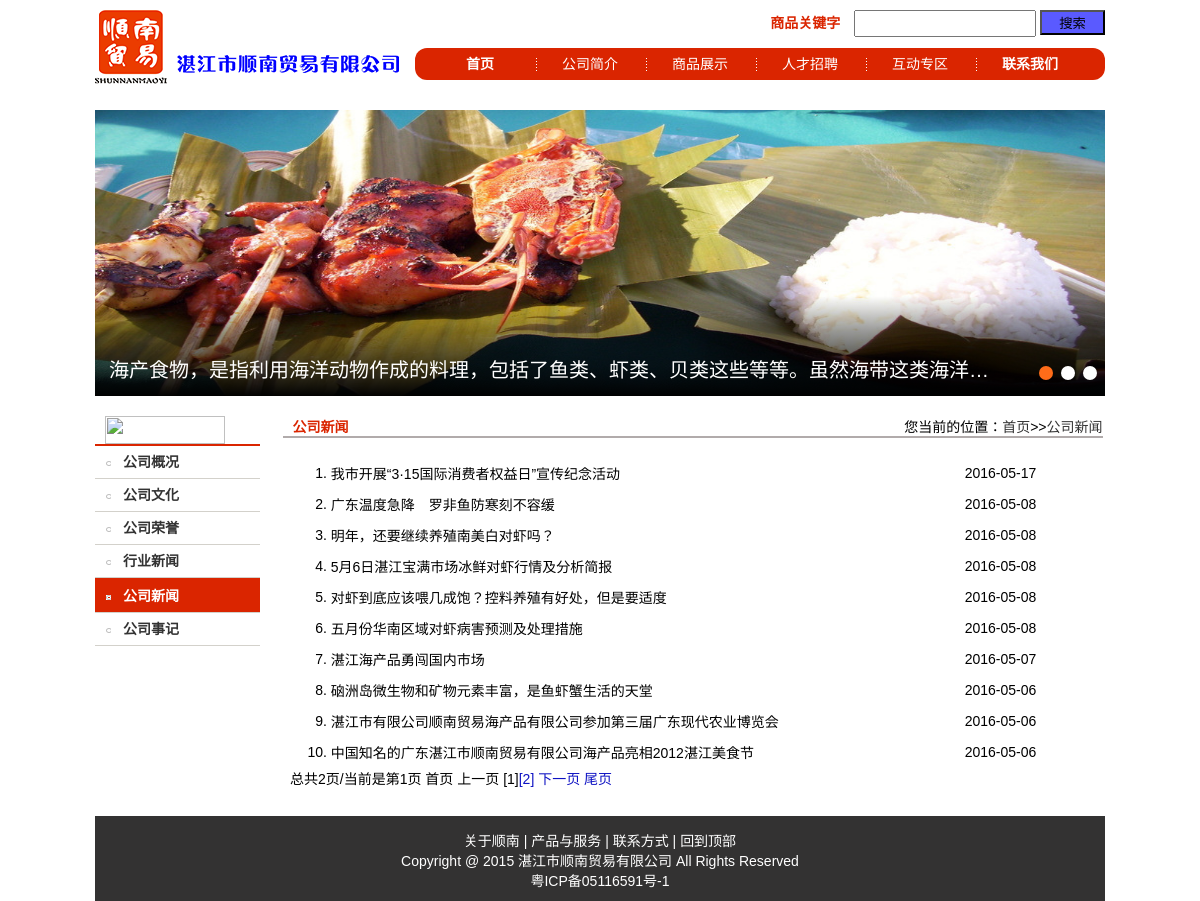
Screenshot of /pc/gonsicuxiao.php with the database file from the repository.
### tables this page shows
CREATE TABLE IF NOT EXISTS `album` (
  `id` int(10) unsigned NOT NULL AUTO_INCREMENT,
  `pid` int(10) unsigned NOT NULL,
  `jid` int(10) unsigned NOT NULL,
  `sid` int(10) unsigned NOT NULL,
  `albumPath` varchar(50) NOT NULL,
  `time` date NOT NULL,
  PRIMARY KEY (`id`)
);

CREATE TABLE IF NOT EXISTS `jdtuku` (
  `id` int(10) unsigned NOT NULL AUTO_INCREMENT,
  `title` varchar(50) NOT NULL,
  `tuku` varchar(50) NOT NULL,
  `href` varchar(50) NOT NULL,
  `status` varchar(50) NOT NULL DEFAULT '是',
  `time` date NOT NULL,
  PRIMARY KEY (`id`)
);

CREATE TABLE IF NOT EXISTS `huodon` (
  `id` int(10) unsigned NOT NULL AUTO_INCREMENT,
  `title` varchar(80) NOT NULL,
  `content` text NOT NULL,
  `status` varchar(50) DEFAULT '',
  `time` date NOT NULL,
  PRIMARY KEY (`id`)
);

### lib/mysql.func.php (called while the page is built, shortened)
<?php
function fetchAll($sql,$result_type=MYSQL_ASSOC){
	$result=mysql_query($sql);
	while(@$row=mysql_fetch_array($result,$result_type)){
		$rows[]=$row;
	}
	return $rows;
}
function getResultNum($sql){
	$result=mysql_query($sql);
	return mysql_num_rows($result);
}

### core/Jdtuku.inc.php (called while the page is built, shortened)
<?php
function getAllImgByJdtukuId($id){
	$sql="select a.albumPath from album a where jid={$id} order by time desc limit 1";
	$rows=fetchAll($sql);
	return $rows;
}

### pc/gonsicuxiao.php (the view, shortened to what this page needs)
<!DOCTYPE html PUBLIC "-//W3C//DTD XHTML 1.0 Transitional//EN" "http://www.w3.org/TR/xhtml1/DTD/xhtml1-transitional.dtd">
<html xmlns="http://www.w3.org/1999/xhtml">
<head>
<link href="style/base.css" rel="stylesheet" type="text/css" />
<link href="style/gonsi.css" rel="stylesheet" type="text/css" />
</head>
<body>
    <?php include("top.php");?>
<div class="gonsi_3">
	<div class="gonsi_3_left">
		<p><img src="images/gonsi_1.gif" width="120" height="28" style="margin-left:10px;" /></p>
        <ul>
        	 <li  id="gs_1" class='gs_li ' ><a href="gonsi.php"><img src="images/gonsi_2.gif" />公司概况</a></li>
             <li  id="gs_2" class='gs_li '  ><a href="gonsiwenhua.php"><img src="images/gonsi_2.gif" />公司文化</a></li>
             <li  id="gs_3" class='gs_li ' ><a href="gonsironyi.php"><img src="images/gonsi_2.gif" />公司荣誉</a></li>
             <li  id="gs_4" class='gs_li '><a href="gonsishunnan.php"><img src="images/gonsi_2.gif" />行业新闻</a></li>
             <li  id="gs_5" class='gs_li gs_li1'><a href="gonsicuxiao.php"><img src="images/gonsi_2.gif"  />公司新闻</a></li>
             <li  id="gs_6" class='gs_li'><a href="gonsieven.php"><img src="images/gonsi_2.gif"   />公司事记</a></li>
        </ul>
    </div>
    <div class="gonsi_3_right">
     	<div class="gonsi3_right">
        	<span class="gonsi3_right1">公司新闻</span>
            <span class="gonsi3_right2">您当前的位置：<a href="index.php">首页</a>>><a href="gonsicuxiao.php">公司新闻</a></span>
        </div>
        <div class="gonsi3_right3">
        <ul>
            <?php
              $page=$_REQUEST['page']?(int)$_REQUEST['page']:1;
              $sql="select * from huodon";
              $totalRows=getResultNum($sql);
              $pageSize=10;
              $totalPage=ceil($totalRows/$pageSize);
              $offset=($page-1)*$pageSize;
              $sql="select id,title,content,status,time from huodon order by time desc limit {$offset},{$pageSize}";
              $rows=fetchAll($sql);
            ?>
            <?php  foreach($rows as $huodon):?>
              <li class="gonsi-list">
                  <a href="gonsicuxiaoDetails.php?id=<?php echo $huodon['id'];?>" class="clearfix" title="<?php echo $huodon['title'];?>" target="_blank">
                      <span class="gonsi-list-a"><?php echo $huodon['title'];?></span>
                      <span class="gonsi-list-time"><?php echo $huodon['time'];?></span>
                    </a>
              </li>
          <?php endforeach;?>
      </ul>
      <?php if($totalRows>$pageSize):?>
          <?php echo showPage($page, $totalPage);?>
          <?php endif;?>
      </div>
    </div>
   </div>
<?php include("footer.php");?>
</body>
</html>
</body>
</html>

### pc/top.php (shortened to what this page needs)
<?php
  require_once '../include.php';
?>
	<div class="header">
  	<div class="logo">
      	<span class="logo_1"><img src="images/logo.gif" width="72" height="74" /></span>
        <span class="logo_2"><img src="images/ziti_03.gif" width="224" height="18" /></span>
    </div>
    <div class="header_right">
    	<p>
        <span class="header_ziti">商品关键字</span>
      	<input name="商品关键字" type="text" style="width:162px; height:23px;" value=""  class="search"  id="search">
        <input name="搜索" type="submit" value="搜索" style="background-color:#5a5aff;width:65px; height:25px;" onclick="search()" />
      </p>
      <div id="menu">
  				<ul>
             <li id="m_1" class='m_li_a qw'><a href="index.php" target="_blank">首页</a></li>
            <li id="m_2" class='m_li' onmouseover='mover(2);' onmouseout='mout(2);'><a href="gonsi.php" target="_blank">公司简介</a></li>
            <li id="m_3" class='m_li' onmouseover='mover(3);' onmouseout='mout(3);'><a href="shangpinall.php" target="_blank">商品展示</a></li>
            <li id="m_4" class='m_li' onmouseover='mover(4);' onmouseout='mout(4);'><a href="rencai.php" target="_blank">人才招聘</a></li>
            <li id="m_5" class='m_li' onmouseover='mover(5);' onmouseout='mout(5);'><a href="hudon.php" target="_blank">互动专区</a></li>
            <li id="m_6" class='m_li_a'><a href="me.php" target="_blank">联系我们</a></li>
          </ul>
		  </div>
      <div  id="as" class="as">
        <ul class="smenu">
  			</ul>
	    </div>
    </div>
  </div>
  <div class="banner-img">
    <div class="sliderBox fl" id="sliderIndex">
        <ul class="picBox">
          <?php
            $sql="select * from jdtuku where status like '%是%' order by time desc limit 0,5";
             if($sql){
              $rows=fetchAll($sql);
            }
            else{
              echo "对不起，没有相关的图片";
            }
          ?>
            <?php foreach($rows as $row):?>
            <li>
                <a href="<?php echo $row['href']; ?>" target="_blank">
                <?php
                  $proImgs=getAllImgByJdtukuId($row['id']);
                  foreach($proImgs as $img):
                ?>
                  <img src="../Jdtuku/<?php echo $img['albumPath'];?>" alt="<?php echo $row['title']; ?>"/>
                   <?php endforeach;?>
                </a>
                <i class="it-text-cover"></i>
                <div class="txtBox">
                    <a href="<?php echo $row['href']; ?>" class="text-hide"><?php echo $row['title']; ?></a>
                </div>
            </li>
            <?php  endforeach;?>
        </ul>
        <ul class="hd"></ul>
    </div>
  </div>

### pc/style/base.css (style rules this page uses)
* { margin:0 auto; padding:0; }
ul li { list-style-type:none; }
a { color: #333333; text-decoration: none; border:none; }
body { width:1010px; height:auto; margin-top:10px; color: #000; font-family: "Microsoft YaHei", "微软雅黑", Verdana, Arial, sans-serif, "Times New Roman", "宋体"; font-size:14px; }
.fl,.f-fl { float:left; display:inline; }
.clearfix:after,.clear:after { clear:both; content:"."; display:block; height:0; visibility:hidden; }
.clearfix,.clear { zoom:1; }
.search { width: 140px; height: 30px; line-height: 30px\9; padding: 0 8px; }
.header { display: block; width: 1010px; height: 100px; text-align:center; }
.header .logo { float: left; padding-right: 24px; position: absolute; }
.header_ziti { color:#da2500; margin-right:10px; font-size:14px; font-weight:bold; }
.logo span { display: block; position:relative; float: left; margin-right: 10px; }
.logo .logo_2 { display: block; margin-top: 45px; position: relative; }
.header_right { float: right; }
.header_right p { float:right; }
#menu { width:690px; height:32px; margin-top:38px; background-color:#da2500; border-radius:12px; text-align:center; }
#menu ul { margin:auto; width:670px; height:32px; list-style-type:none; padding:0px; margin-top:0px; margin-bottom:0px; }
.m_li { float:left; width:114px; line-height:32px; text-align:center; margin-right:-2px; margin-left:-2px; }
.m_li a { display:block; color:#FFFFFF; width:114px; background:url(../images/line1.gif) no-repeat right center; }
.m_li_a { float:left; width:114px; line-height:32px; text-align:center; padding-top:3px; font-weight:bold; position:relative; height:32px; margin-top:-3px; margin-right:-2px; margin-left:-2px; }
.m_li_a a { display:block; color:#FFFFFF; width:114px; }
.qw a { background:url(../images/line1.gif) no-repeat right center; }
.as { height:30px; width:680px; }
.smenu { width:680px; margin:0px auto 0px auto; padding:0px; list-style-type:none; height:30px; }
img { border:none; }
.banner-img { width:1010px; height:286px; overflow:hidden; position:relative; z-index:1; text-align:center; }
.sliderBox { position:relative; width:1010px; }
.sliderBox .picBox { width:1010px; height:286px; }
.sliderBox .picBox li { position:relative; width:1010px; height:286px; }
.sliderBox .picBox li img, .sliderBox .picBox .img-hover { width:1010px; height:286px; }
.sliderBox .txtBox { position:absolute; bottom:0; left:0; width:100%; height:100px; line-height:148px; text-indent:1em; overflow:hidden; }
.sliderBox .txtBox a { display:block; padding-right: 100px; font-size:20px; color:#fff; }
.sliderBox .hd { position:absolute; bottom:16px; right:0; }
.it-text-cover { background: -moz-linear-gradient(top,rgba(0,0,0,0) 0,rgba(0,0,0,.4) 35%,rgba(0,0,0,.99) 100%); background: -webkit-gradient(linear,left top,left bottom,color-stop(0%,rgba(0,0,0,0)),color-stop(35%,rgba(0,0,0,.4)),color-stop(100%,rgba(0,0,0,.99))); background: -webkit-linear-gradient(top,rgba(0,0,0,0) 0,rgba(0,0,0,.4) 35%,rgba(0,0,0,.99) 100%); background: linear-gradient(to bottom,rgba(0,0,0,0) 0,rgba(0,0,0,.4) 35%,rgba(0,0,0,.99) 100%); background-repeat: repeat-x; background-position: center bottom; filter: progid:DXImageTransform.Microsoft.gradient(startColorstr='#00000000',endColorstr='#000000',GradientType=0); position: absolute; width: 100%; height: 100px; bottom: 0; left: 0; }
.text_hide, .text-hide { display: block; overflow: hidden; white-space: nowrap; text-overflow: ellipsis; }
* { -moz-transition: color 300ms, background-color 300ms; -webkit-transition: color 300ms, background-color 300ms; -o-transition: color 300ms, background-color 300ms; transition: color 300ms, background-color 300ms; }

### rows the page displays
jdtuku: title "海产食物，是指利用海洋动物作成的料理，包括了鱼类、虾类、贝类这些等等。虽然海带这类海洋…"
album: albumPath (picture)
huodon: title "我市开展“3·15国际消费者权益日”宣传纪念活动", time "2016-05-17"
huodon: title "广东温度急降 罗非鱼防寒刻不容缓", time "2016-05-08"
huodon: title "明年，还要继续养殖南美白对虾吗？", time "2016-05-08"
huodon: title "5月6日湛江宝满市场冰鲜对虾行情及分析简报", time "2016-05-08"
huodon: title "对虾到底应该喂几成饱？控料养殖有好处，但是要适度", time "2016-05-08"
huodon: title "五月份华南区域对虾病害预测及处理措施", time "2016-05-08"
huodon: title "湛江海产品勇闯国内市场", time "2016-05-07"
huodon: title "硇洲岛微生物和矿物元素丰富，是鱼虾蟹生活的天堂", time "2016-05-06"
huodon: title "湛江市有限公司顺南贸易海产品有限公司参加第三届广东现代农业博览会", time "2016-05-06"
huodon: title "中国知名的广东湛江市顺南贸易有限公司海产品亮相2012湛江美食节", time "2016-05-06"

### other values shown
showPage($page, $totalPage) "总共2页/当前是第1页"
